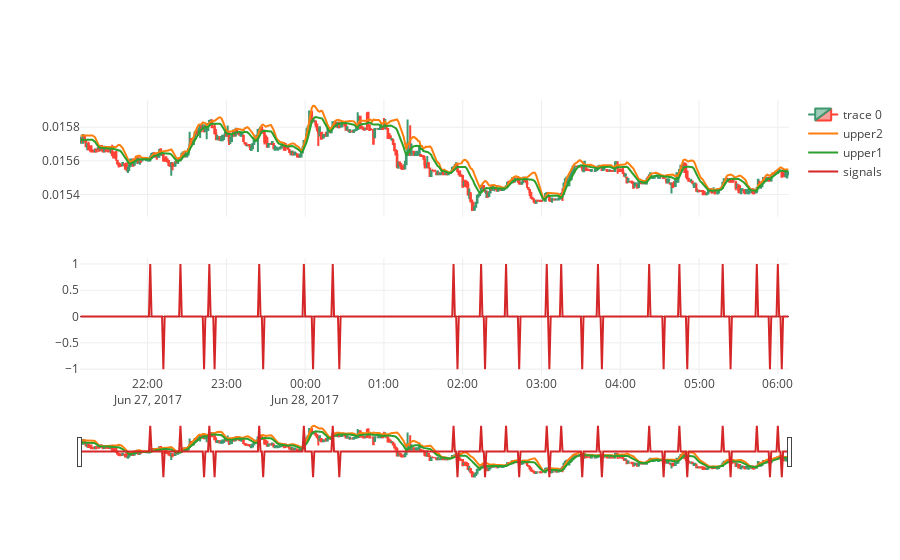

Write notebook code for a chart like this one.
### Code cell
trace = Candlestick(bars[['open', 'close', 'high', 'low']], x=bars.index)
dates = bars.index
scatters = [Scatter(x=dates, y=bars['bband_u2'], name='upper2'),
           Scatter(x=dates, y=bars['bband_u1'], name='upper1')]
        
fig = tools.make_subplots(rows=2, cols=1, shared_xaxes=True)
data = [trace] + scatters
for d in data:
    fig.append_trace(d, 1, 1)
fig.append_trace(Scatter(x=dates, y=signals, name='signals'), 2, 1)
iplot(fig, filename='buy_sell_test')

### Figure 1 — Plotly figure (JSON) as saved in the notebook; plotly's stock layout.template omitted (floating-point values rounded to 4 significant figures; data arrays with more than 128 entries replaced by an {"elided": "..."} marker saying what was removed)
{"data": [{"close": {"elided": "540 float values"}, "high": {"elided": "540 float values"}, "low": {"elided": "540 float values"}, "open": {"elided": "540 float values"}, "type": "candlestick", "x": {"elided": "540 str values"}, "xaxis": "x1", "yaxis": "y1"}, {"name": "upper2", "type": "scatter", "x": {"elided": "540 str values"}, "xaxis": "x1", "y": {"elided": "540 float values"}, "yaxis": "y1"}, {"name": "upper1", "type": "scatter", "x": {"elided": "540 str values"}, "xaxis": "x1", "y": {"elided": "540 float values"}, "yaxis": "y1"}, {"name": "signals", "type": "scatter", "x": {"elided": "540 str values"}, "xaxis": "x1", "y": {"elided": "540 int values"}, "yaxis": "y2"}], "layout": {"xaxis1": {"anchor": "y2", "domain": [0, 1]}, "yaxis1": {"anchor": "free", "domain": [0.575, 1], "position": 0}, "yaxis2": {"anchor": "x1", "domain": [0, 0.425]}}}
